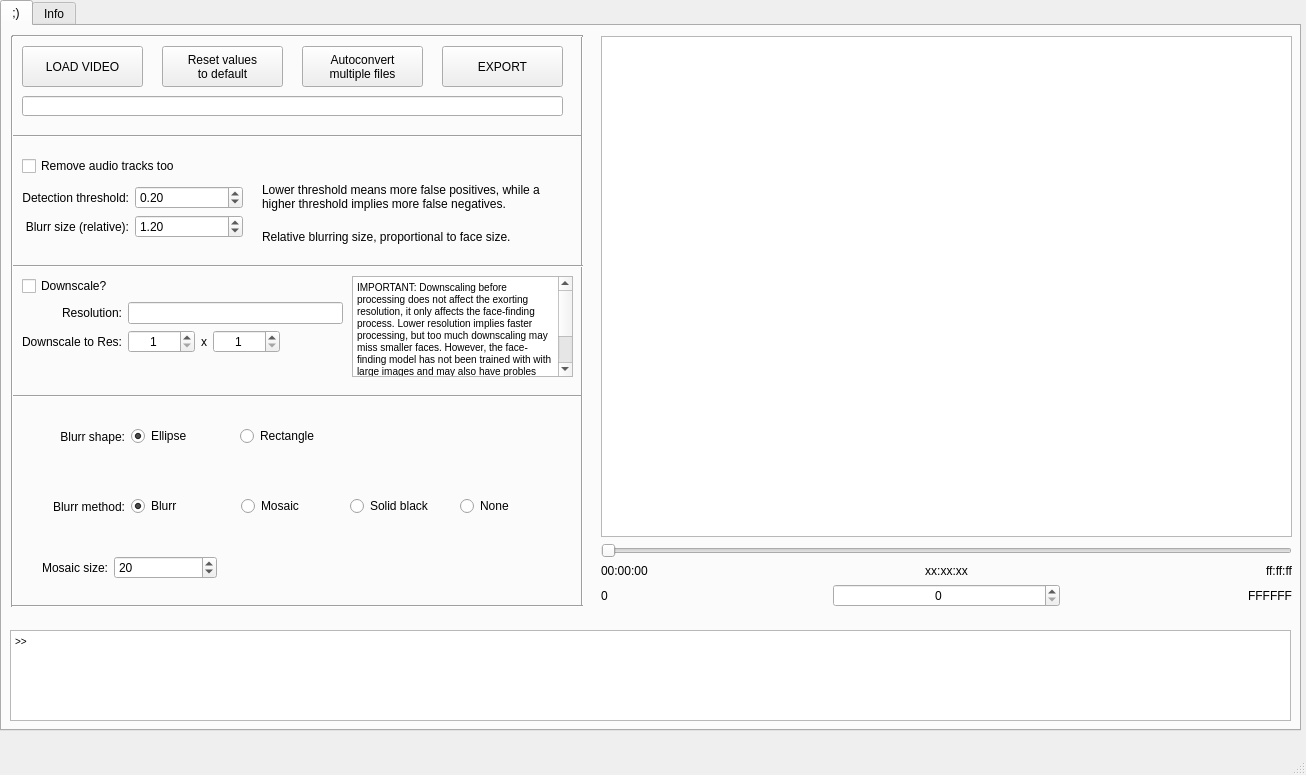
<?xml version="1.0" encoding="UTF-8"?>
<ui version="4.0">
 <class>MainWindow</class>
 <widget class="QMainWindow" name="MainWindow">
  <property name="geometry">
   <rect>
    <x>0</x>
    <y>0</y>
    <width>1306</width>
    <height>775</height>
   </rect>
  </property>
  <property name="windowTitle">
   <string>Deface GUI</string>
  </property>
  <widget class="QWidget" name="centralwidget">
   <widget class="QTabWidget" name="tabWidget">
    <property name="geometry">
     <rect>
      <x>0</x>
      <y>0</y>
      <width>1301</width>
      <height>731</height>
     </rect>
    </property>
    <property name="font">
     <font>
      <stylestrategy>PreferAntialias</stylestrategy>
     </font>
    </property>
    <property name="currentIndex">
     <number>0</number>
    </property>
    <widget class="QWidget" name="tab_0">
     <attribute name="title">
      <string notr="true">;)</string>
     </attribute>
     <widget class="Line" name="line_4">
      <property name="geometry">
       <rect>
        <x>10</x>
        <y>360</y>
        <width>571</width>
        <height>20</height>
       </rect>
      </property>
      <property name="orientation">
       <enum>Qt::Horizontal</enum>
      </property>
     </widget>
     <widget class="QPushButton" name="pushButton_LoadFile">
      <property name="geometry">
       <rect>
        <x>20</x>
        <y>20</y>
        <width>121</width>
        <height>41</height>
       </rect>
      </property>
      <property name="font">
       <font>
        <pointsize>9</pointsize>
        <stylestrategy>PreferAntialias</stylestrategy>
       </font>
      </property>
      <property name="text">
       <string>LOAD VIDEO</string>
      </property>
     </widget>
     <widget class="Line" name="line_2">
      <property name="geometry">
       <rect>
        <x>10</x>
        <y>100</y>
        <width>571</width>
        <height>20</height>
       </rect>
      </property>
      <property name="orientation">
       <enum>Qt::Horizontal</enum>
      </property>
     </widget>
     <widget class="QWidget" name="formLayoutWidget">
      <property name="geometry">
       <rect>
        <x>20</x>
        <y>160</y>
        <width>221</width>
        <height>61</height>
       </rect>
      </property>
      <layout class="QFormLayout" name="FLayout_pagesInfo">
       <property name="labelAlignment">
        <set>Qt::AlignRight|Qt::AlignTrailing|Qt::AlignVCenter</set>
       </property>
       <item row="0" column="0">
        <widget class="QLabel" name="label_DetThresholdText">
         <property name="font">
          <font>
           <pointsize>9</pointsize>
           <stylestrategy>PreferAntialias</stylestrategy>
          </font>
         </property>
         <property name="text">
          <string>Detection threshold:</string>
         </property>
         <property name="alignment">
          <set>Qt::AlignRight|Qt::AlignTrailing|Qt::AlignVCenter</set>
         </property>
        </widget>
       </item>
       <item row="0" column="1">
        <widget class="QDoubleSpinBox" name="doubleSpinBox_DetThreshold">
         <property name="font">
          <font>
           <pointsize>9</pointsize>
           <stylestrategy>PreferAntialias</stylestrategy>
          </font>
         </property>
         <property name="decimals">
          <number>2</number>
         </property>
         <property name="maximum">
          <double>1.000000000000000</double>
         </property>
         <property name="singleStep">
          <double>0.010000000000000</double>
         </property>
         <property name="value">
          <double>0.200000000000000</double>
         </property>
        </widget>
       </item>
       <item row="1" column="0">
        <widget class="QLabel" name="label_BlurrSizeText">
         <property name="font">
          <font>
           <pointsize>9</pointsize>
           <stylestrategy>PreferAntialias</stylestrategy>
          </font>
         </property>
         <property name="text">
          <string>Blurr size (relative):</string>
         </property>
         <property name="scaledContents">
          <bool>false</bool>
         </property>
         <property name="alignment">
          <set>Qt::AlignRight|Qt::AlignTrailing|Qt::AlignVCenter</set>
         </property>
        </widget>
       </item>
       <item row="1" column="1">
        <widget class="QDoubleSpinBox" name="doubleSpinBox_BlurrSize">
         <property name="font">
          <font>
           <pointsize>9</pointsize>
           <stylestrategy>PreferAntialias</stylestrategy>
          </font>
         </property>
         <property name="singleStep">
          <double>0.200000000000000</double>
         </property>
         <property name="value">
          <double>1.200000000000000</double>
         </property>
        </widget>
       </item>
      </layout>
     </widget>
     <widget class="QPushButton" name="pushButton_Export">
      <property name="geometry">
       <rect>
        <x>440</x>
        <y>20</y>
        <width>121</width>
        <height>41</height>
       </rect>
      </property>
      <property name="font">
       <font>
        <pointsize>9</pointsize>
        <stylestrategy>PreferAntialias</stylestrategy>
       </font>
      </property>
      <property name="text">
       <string>EXPORT</string>
      </property>
     </widget>
     <widget class="QLineEdit" name="lineEdit_OpenFile">
      <property name="geometry">
       <rect>
        <x>20</x>
        <y>70</y>
        <width>541</width>
        <height>20</height>
       </rect>
      </property>
      <property name="readOnly">
       <bool>true</bool>
      </property>
     </widget>
     <widget class="Line" name="line">
      <property name="geometry">
       <rect>
        <x>570</x>
        <y>10</y>
        <width>20</width>
        <height>571</height>
       </rect>
      </property>
      <property name="orientation">
       <enum>Qt::Vertical</enum>
      </property>
     </widget>
     <widget class="QWidget" name="horizontalLayoutWidget">
      <property name="geometry">
       <rect>
        <x>20</x>
        <y>380</y>
        <width>321</width>
        <height>61</height>
       </rect>
      </property>
      <layout class="QHBoxLayout" name="horizontalLayout">
       <item>
        <widget class="QLabel" name="label_BlurrShapeText">
         <property name="font">
          <font>
           <pointsize>9</pointsize>
           <stylestrategy>PreferAntialias</stylestrategy>
          </font>
         </property>
         <property name="text">
          <string>Blurr shape:</string>
         </property>
         <property name="alignment">
          <set>Qt::AlignRight|Qt::AlignTrailing|Qt::AlignVCenter</set>
         </property>
        </widget>
       </item>
       <item>
        <widget class="QRadioButton" name="radioButton_BlurrShape_Ellipse">
         <property name="font">
          <font>
           <pointsize>9</pointsize>
           <stylestrategy>PreferAntialias</stylestrategy>
          </font>
         </property>
         <property name="text">
          <string>Ellipse</string>
         </property>
         <property name="checked">
          <bool>true</bool>
         </property>
        </widget>
       </item>
       <item>
        <widget class="QRadioButton" name="radioButton_BlurrShape_Rectangle">
         <property name="font">
          <font>
           <pointsize>9</pointsize>
           <stylestrategy>PreferAntialias</stylestrategy>
          </font>
         </property>
         <property name="text">
          <string>Rectangle</string>
         </property>
         <property name="checked">
          <bool>false</bool>
         </property>
        </widget>
       </item>
      </layout>
     </widget>
     <widget class="QWidget" name="horizontalLayoutWidget_2">
      <property name="geometry">
       <rect>
        <x>20</x>
        <y>450</y>
        <width>541</width>
        <height>61</height>
       </rect>
      </property>
      <layout class="QHBoxLayout" name="horizontalLayout_2">
       <item>
        <widget class="QLabel" name="label_BlurrMethodText">
         <property name="font">
          <font>
           <pointsize>9</pointsize>
           <stylestrategy>PreferAntialias</stylestrategy>
          </font>
         </property>
         <property name="text">
          <string>Blurr method:</string>
         </property>
         <property name="alignment">
          <set>Qt::AlignRight|Qt::AlignTrailing|Qt::AlignVCenter</set>
         </property>
        </widget>
       </item>
       <item>
        <widget class="QRadioButton" name="radioButton_BlurrMethod_Blurr">
         <property name="font">
          <font>
           <pointsize>9</pointsize>
           <stylestrategy>PreferAntialias</stylestrategy>
          </font>
         </property>
         <property name="text">
          <string>Blurr</string>
         </property>
         <property name="checked">
          <bool>true</bool>
         </property>
        </widget>
       </item>
       <item>
        <widget class="QRadioButton" name="radioButton_BlurrMethod_Mosaic">
         <property name="font">
          <font>
           <pointsize>9</pointsize>
           <stylestrategy>PreferAntialias</stylestrategy>
          </font>
         </property>
         <property name="text">
          <string>Mosaic</string>
         </property>
        </widget>
       </item>
       <item>
        <widget class="QRadioButton" name="radioButton_BlurrMethod_Solid">
         <property name="font">
          <font>
           <pointsize>9</pointsize>
           <stylestrategy>PreferAntialias</stylestrategy>
          </font>
         </property>
         <property name="text">
          <string>Solid black</string>
         </property>
        </widget>
       </item>
       <item>
        <widget class="QRadioButton" name="radioButton_BlurrMethod_None">
         <property name="font">
          <font>
           <pointsize>9</pointsize>
           <stylestrategy>PreferAntialias</stylestrategy>
          </font>
         </property>
         <property name="text">
          <string>None</string>
         </property>
        </widget>
       </item>
      </layout>
     </widget>
     <widget class="QWidget" name="formLayoutWidget_2">
      <property name="geometry">
       <rect>
        <x>40</x>
        <y>530</y>
        <width>175</width>
        <height>31</height>
       </rect>
      </property>
      <layout class="QFormLayout" name="FLayout_pagesInfo_2">
       <property name="labelAlignment">
        <set>Qt::AlignRight|Qt::AlignTrailing|Qt::AlignVCenter</set>
       </property>
       <item row="0" column="0">
        <widget class="QLabel" name="label_MosaicSizeText">
         <property name="font">
          <font>
           <pointsize>9</pointsize>
           <stylestrategy>PreferAntialias</stylestrategy>
          </font>
         </property>
         <property name="text">
          <string>Mosaic size:</string>
         </property>
         <property name="alignment">
          <set>Qt::AlignRight|Qt::AlignTrailing|Qt::AlignVCenter</set>
         </property>
        </widget>
       </item>
       <item row="0" column="1">
        <widget class="QSpinBox" name="spinBox_MosaicSize">
         <property name="font">
          <font>
           <pointsize>9</pointsize>
           <stylestrategy>PreferAntialias</stylestrategy>
          </font>
         </property>
         <property name="minimum">
          <number>1</number>
         </property>
         <property name="maximum">
          <number>9999999</number>
         </property>
         <property name="value">
          <number>20</number>
         </property>
        </widget>
       </item>
      </layout>
     </widget>
     <widget class="Line" name="line_3">
      <property name="geometry">
       <rect>
        <x>10</x>
        <y>230</y>
        <width>571</width>
        <height>20</height>
       </rect>
      </property>
      <property name="orientation">
       <enum>Qt::Horizontal</enum>
      </property>
     </widget>
     <widget class="QCheckBox" name="checkBox_RemoveAudioTracks">
      <property name="geometry">
       <rect>
        <x>20</x>
        <y>130</y>
        <width>211</width>
        <height>20</height>
       </rect>
      </property>
      <property name="font">
       <font>
        <pointsize>9</pointsize>
        <stylestrategy>PreferAntialias</stylestrategy>
       </font>
      </property>
      <property name="text">
       <string>Remove audio tracks too</string>
      </property>
     </widget>
     <widget class="QWidget" name="verticalLayoutWidget">
      <property name="geometry">
       <rect>
        <x>599</x>
        <y>10</y>
        <width>691</width>
        <height>571</height>
       </rect>
      </property>
      <layout class="QVBoxLayout" name="verticalLayout">
       <item>
        <widget class="QGraphicsView" name="graphicsView_Preview">
         <property name="sizeAdjustPolicy">
          <enum>QAbstractScrollArea::AdjustToContents</enum>
         </property>
         <property name="sceneRect">
          <rectf>
           <x>0.000000000000000</x>
           <y>0.000000000000000</y>
           <width>559.000000000000000</width>
           <height>480.000000000000000</height>
          </rectf>
         </property>
        </widget>
       </item>
       <item>
        <widget class="QSlider" name="horizontalSlider_Preview">
         <property name="maximum">
          <number>1000</number>
         </property>
         <property name="singleStep">
          <number>1</number>
         </property>
         <property name="pageStep">
          <number>1</number>
         </property>
         <property name="orientation">
          <enum>Qt::Horizontal</enum>
         </property>
        </widget>
       </item>
       <item>
        <layout class="QHBoxLayout" name="horizontalLayout_4">
         <item>
          <widget class="QLabel" name="label_Preview_Start">
           <property name="font">
            <font>
             <pointsize>9</pointsize>
             <stylestrategy>PreferAntialias</stylestrategy>
            </font>
           </property>
           <property name="text">
            <string>00:00:00</string>
           </property>
           <property name="alignment">
            <set>Qt::AlignLeading|Qt::AlignLeft|Qt::AlignVCenter</set>
           </property>
          </widget>
         </item>
         <item>
          <widget class="QLabel" name="label_Preview_Current">
           <property name="font">
            <font>
             <pointsize>9</pointsize>
             <stylestrategy>PreferAntialias</stylestrategy>
            </font>
           </property>
           <property name="text">
            <string>xx:xx:xx</string>
           </property>
           <property name="alignment">
            <set>Qt::AlignCenter</set>
           </property>
          </widget>
         </item>
         <item>
          <widget class="QLabel" name="label_Preview_End">
           <property name="font">
            <font>
             <pointsize>9</pointsize>
             <stylestrategy>PreferAntialias</stylestrategy>
            </font>
           </property>
           <property name="text">
            <string>ff:ff:ff</string>
           </property>
           <property name="alignment">
            <set>Qt::AlignRight|Qt::AlignTrailing|Qt::AlignVCenter</set>
           </property>
          </widget>
         </item>
        </layout>
       </item>
       <item>
        <layout class="QHBoxLayout" name="horizontalLayout_9">
         <item>
          <widget class="QLabel" name="label_Preview_Start_Frame">
           <property name="font">
            <font>
             <pointsize>9</pointsize>
             <stylestrategy>PreferAntialias</stylestrategy>
            </font>
           </property>
           <property name="text">
            <string>0</string>
           </property>
           <property name="alignment">
            <set>Qt::AlignLeading|Qt::AlignLeft|Qt::AlignVCenter</set>
           </property>
          </widget>
         </item>
         <item>
          <widget class="QSpinBox" name="spinBox_Preview_Current_Frame">
           <property name="font">
            <font>
             <pointsize>9</pointsize>
             <stylestrategy>PreferAntialias</stylestrategy>
            </font>
           </property>
           <property name="alignment">
            <set>Qt::AlignCenter</set>
           </property>
           <property name="maximum">
            <number>999999999</number>
           </property>
          </widget>
         </item>
         <item>
          <widget class="QLabel" name="label_Preview_End_Frame">
           <property name="font">
            <font>
             <pointsize>9</pointsize>
             <stylestrategy>PreferAntialias</stylestrategy>
            </font>
           </property>
           <property name="text">
            <string>FFFFFF</string>
           </property>
           <property name="alignment">
            <set>Qt::AlignRight|Qt::AlignTrailing|Qt::AlignVCenter</set>
           </property>
          </widget>
         </item>
        </layout>
       </item>
      </layout>
     </widget>
     <widget class="QPushButton" name="pushButton_ResetValues">
      <property name="geometry">
       <rect>
        <x>160</x>
        <y>20</y>
        <width>121</width>
        <height>41</height>
       </rect>
      </property>
      <property name="font">
       <font>
        <pointsize>9</pointsize>
        <stylestrategy>PreferAntialias</stylestrategy>
       </font>
      </property>
      <property name="text">
       <string>Reset values
to default</string>
      </property>
     </widget>
     <widget class="Line" name="line_5">
      <property name="geometry">
       <rect>
        <x>10</x>
        <y>0</y>
        <width>571</width>
        <height>20</height>
       </rect>
      </property>
      <property name="orientation">
       <enum>Qt::Horizontal</enum>
      </property>
     </widget>
     <widget class="Line" name="line_11">
      <property name="geometry">
       <rect>
        <x>0</x>
        <y>10</y>
        <width>20</width>
        <height>571</height>
       </rect>
      </property>
      <property name="orientation">
       <enum>Qt::Vertical</enum>
      </property>
     </widget>
     <widget class="QWidget" name="formLayoutWidget_5">
      <property name="geometry">
       <rect>
        <x>20</x>
        <y>250</y>
        <width>321</width>
        <height>101</height>
       </rect>
      </property>
      <layout class="QFormLayout" name="FLayout_pagesInfo_5">
       <property name="labelAlignment">
        <set>Qt::AlignRight|Qt::AlignTrailing|Qt::AlignVCenter</set>
       </property>
       <item row="0" column="0">
        <widget class="QCheckBox" name="checkBox_Downscale">
         <property name="font">
          <font>
           <pointsize>9</pointsize>
           <stylestrategy>PreferAntialias</stylestrategy>
          </font>
         </property>
         <property name="text">
          <string>Downscale?</string>
         </property>
        </widget>
       </item>
       <item row="2" column="0">
        <widget class="QLabel" name="label_OriginalResText">
         <property name="font">
          <font>
           <pointsize>9</pointsize>
           <stylestrategy>PreferAntialias</stylestrategy>
          </font>
         </property>
         <property name="text">
          <string>Resolution:</string>
         </property>
         <property name="alignment">
          <set>Qt::AlignRight|Qt::AlignTrailing|Qt::AlignVCenter</set>
         </property>
        </widget>
       </item>
       <item row="2" column="1">
        <widget class="QLineEdit" name="lineEdit_OriginalRes">
         <property name="font">
          <font>
           <pointsize>9</pointsize>
           <stylestrategy>PreferAntialias</stylestrategy>
          </font>
         </property>
         <property name="alignment">
          <set>Qt::AlignCenter</set>
         </property>
         <property name="readOnly">
          <bool>true</bool>
         </property>
        </widget>
       </item>
       <item row="3" column="0">
        <widget class="QLabel" name="label_NewResText">
         <property name="font">
          <font>
           <pointsize>9</pointsize>
           <stylestrategy>PreferAntialias</stylestrategy>
          </font>
         </property>
         <property name="text">
          <string>Downscale to Res:</string>
         </property>
         <property name="scaledContents">
          <bool>false</bool>
         </property>
         <property name="alignment">
          <set>Qt::AlignRight|Qt::AlignTrailing|Qt::AlignVCenter</set>
         </property>
        </widget>
       </item>
       <item row="3" column="1">
        <layout class="QHBoxLayout" name="horizontalLayout_8">
         <item>
          <widget class="QSpinBox" name="spinBox_NewResW">
           <property name="font">
            <font>
             <pointsize>9</pointsize>
             <stylestrategy>PreferAntialias</stylestrategy>
            </font>
           </property>
           <property name="alignment">
            <set>Qt::AlignCenter</set>
           </property>
           <property name="minimum">
            <number>1</number>
           </property>
           <property name="maximum">
            <number>100000</number>
           </property>
          </widget>
         </item>
         <item>
          <widget class="QLabel" name="label_11">
           <property name="font">
            <font>
             <pointsize>9</pointsize>
             <stylestrategy>PreferAntialias</stylestrategy>
            </font>
           </property>
           <property name="text">
            <string>x</string>
           </property>
           <property name="alignment">
            <set>Qt::AlignCenter</set>
           </property>
          </widget>
         </item>
         <item>
          <widget class="QSpinBox" name="spinBox_NewResH">
           <property name="font">
            <font>
             <pointsize>9</pointsize>
             <stylestrategy>PreferAntialias</stylestrategy>
            </font>
           </property>
           <property name="alignment">
            <set>Qt::AlignCenter</set>
           </property>
           <property name="minimum">
            <number>1</number>
           </property>
           <property name="maximum">
            <number>100000</number>
           </property>
          </widget>
         </item>
         <item>
          <spacer name="horizontalSpacer">
           <property name="orientation">
            <enum>Qt::Horizontal</enum>
           </property>
           <property name="sizeHint" stdset="0">
            <size>
             <width>40</width>
             <height>20</height>
            </size>
           </property>
          </spacer>
         </item>
        </layout>
       </item>
      </layout>
     </widget>
     <widget class="Line" name="line_12">
      <property name="geometry">
       <rect>
        <x>10</x>
        <y>570</y>
        <width>571</width>
        <height>20</height>
       </rect>
      </property>
      <property name="orientation">
       <enum>Qt::Horizontal</enum>
      </property>
     </widget>
     <widget class="QTextBrowser" name="textBrowser">
      <property name="geometry">
       <rect>
        <x>350</x>
        <y>250</y>
        <width>221</width>
        <height>101</height>
       </rect>
      </property>
      <property name="html">
       <string>&lt;!DOCTYPE HTML PUBLIC &quot;-//W3C//DTD HTML 4.0//EN&quot; &quot;http://www.w3.org/TR/REC-html40/strict.dtd&quot;&gt;
&lt;html&gt;&lt;head&gt;&lt;meta name=&quot;qrichtext&quot; content=&quot;1&quot; /&gt;&lt;style type=&quot;text/css&quot;&gt;
p, li { white-space: pre-wrap; }
&lt;/style&gt;&lt;/head&gt;&lt;body style=&quot; font-family:'MS Shell Dlg 2'; font-size:7.8pt; font-weight:400; font-style:normal;&quot;&gt;
&lt;p style=&quot; margin-top:0px; margin-bottom:0px; margin-left:0px; margin-right:0px; -qt-block-indent:0; text-indent:0px;&quot;&gt;IMPORTANT: Downscaling before processing does not affect the exorting resolution, it only affects the face-finding process. Lower resolution implies faster processing, but too much downscaling may miss smaller faces. However, the face-finding model has not been trained with with large images and may also have probles processing resolutions bigger than 720p(1280x720). It is important to keep the original aspect ratio, otherwise faces will be distorted and may be missed&lt;/p&gt;&lt;/body&gt;&lt;/html&gt;</string>
      </property>
     </widget>
     <widget class="QLabel" name="label_12">
      <property name="geometry">
       <rect>
        <x>260</x>
        <y>150</y>
        <width>311</width>
        <height>41</height>
       </rect>
      </property>
      <property name="text">
       <string>Lower threshold means more false positives, while a 
higher threshold implies more false negatives.</string>
      </property>
     </widget>
     <widget class="QLabel" name="label_13">
      <property name="geometry">
       <rect>
        <x>260</x>
        <y>190</y>
        <width>311</width>
        <height>41</height>
       </rect>
      </property>
      <property name="text">
       <string>Relative blurring size, proportional to face size.</string>
      </property>
     </widget>
     <widget class="QPushButton" name="pushButton_Export_2">
      <property name="geometry">
       <rect>
        <x>300</x>
        <y>20</y>
        <width>121</width>
        <height>41</height>
       </rect>
      </property>
      <property name="font">
       <font>
        <pointsize>9</pointsize>
        <stylestrategy>PreferAntialias</stylestrategy>
       </font>
      </property>
      <property name="text">
       <string>Autoconvert
multiple files</string>
      </property>
     </widget>
    </widget>
    <widget class="QWidget" name="tab_1">
     <attribute name="title">
      <string>Info</string>
     </attribute>
     <widget class="QTextBrowser" name="textBrowser_4">
      <property name="geometry">
       <rect>
        <x>20</x>
        <y>20</y>
        <width>1131</width>
        <height>661</height>
       </rect>
      </property>
      <property name="html">
       <string notr="true">&lt;!DOCTYPE HTML PUBLIC &quot;-//W3C//DTD HTML 4.0//EN&quot; &quot;http://www.w3.org/TR/REC-html40/strict.dtd&quot;&gt;
&lt;html&gt;&lt;head&gt;&lt;meta name=&quot;qrichtext&quot; content=&quot;1&quot; /&gt;&lt;style type=&quot;text/css&quot;&gt;
p, li { white-space: pre-wrap; }
&lt;/style&gt;&lt;/head&gt;&lt;body style=&quot; font-family:'MS Shell Dlg 2'; font-size:7.8pt; font-weight:400; font-style:normal;&quot;&gt;
&lt;p style=&quot; margin-top:12px; margin-bottom:12px; margin-left:0px; margin-right:0px; -qt-block-indent:0; text-indent:0px;&quot;&gt;&lt;span style=&quot; font-size:14pt; font-weight:600; text-decoration: underline;&quot;&gt;Attributions:&lt;/span&gt;&lt;span style=&quot; font-size:11pt;&quot;&gt;&lt;br /&gt;This program is just a GUI for the command tool deface by xxxxxx. Puedes encontrar más proyectos en [gihub url]&lt;/span&gt;&lt;/p&gt;
&lt;p style=&quot; margin-top:12px; margin-bottom:12px; margin-left:0px; margin-right:0px; -qt-block-indent:0; text-indent:0px;&quot;&gt;&lt;span style=&quot; font-size:14pt;&quot;&gt;&lt;br /&gt;&lt;/span&gt;&lt;span style=&quot; font-size:14pt; font-weight:600; text-decoration: underline;&quot;&gt;Information:&lt;/span&gt;&lt;span style=&quot; font-size:11pt;&quot;&gt;&lt;br /&gt;You may upload a single video or an image. The image on the right shows the conversion of a given image or video frame (that may be changed using the slider), while also showing the face detection confidence.&lt;/span&gt;&lt;/p&gt;
&lt;p style=&quot; margin-top:12px; margin-bottom:12px; margin-left:0px; margin-right:0px; -qt-block-indent:0; text-indent:0px;&quot;&gt;&lt;span style=&quot; font-size:11pt;&quot;&gt;The autoconvert button allows to select a bunch of files and convert them quickly with the default settings.&lt;/span&gt;&lt;/p&gt;
&lt;p style=&quot; margin-top:12px; margin-bottom:12px; margin-left:0px; margin-right:0px; -qt-block-indent:0; text-indent:0px;&quot;&gt;&lt;span style=&quot; font-size:11pt;&quot;&gt;The algorithm looks for faces within each image/frame and dettects them with a given confidence (0-&amp;gt;1). They are blurred only if the confidence is above the chosen threshold. By changing the threshold you may elliminate false negatives (faces not detected as such) while minimising false positives (non-faces dettected as faces).&lt;/span&gt;&lt;/p&gt;
&lt;p style=&quot; margin-top:12px; margin-bottom:12px; margin-left:0px; margin-right:0px; -qt-block-indent:0; text-indent:0px;&quot;&gt;&lt;span style=&quot; font-size:11pt;&quot;&gt;You may donwscale the video before processing to make it faster or correct tome errors. You have the explanation in the textbox next to the option.&lt;/span&gt;&lt;/p&gt;
&lt;p style=&quot; margin-top:12px; margin-bottom:12px; margin-left:0px; margin-right:0px; -qt-block-indent:0; text-indent:0px;&quot;&gt;&lt;span style=&quot; font-size:11pt;&quot;&gt;Blurr method and size may also be chosen. Click export to export the video or images. Video defacing takes a while, so you may see the progress bar on the console window. &lt;/span&gt;&lt;/p&gt;
&lt;p style=&quot; margin-top:12px; margin-bottom:12px; margin-left:0px; margin-right:0px; -qt-block-indent:0; text-indent:0px;&quot;&gt;&lt;span style=&quot; font-size:11pt;&quot;&gt;It is recommended to install [xxxx] so the program uses the graphics card, making it faster.&lt;/span&gt;&lt;/p&gt;
&lt;p style=&quot; margin-top:12px; margin-bottom:12px; margin-left:0px; margin-right:0px; -qt-block-indent:0; text-indent:0px;&quot;&gt;&lt;span style=&quot; font-size:6.6pt;&quot;&gt;&lt;br /&gt;&lt;/span&gt;&lt;/p&gt;&lt;/body&gt;&lt;/html&gt;</string>
      </property>
     </widget>
    </widget>
   </widget>
   <widget class="QTextEdit" name="textEdit_ConsoleOutput">
    <property name="geometry">
     <rect>
      <x>10</x>
      <y>630</y>
      <width>1281</width>
      <height>91</height>
     </rect>
    </property>
    <property name="autoFillBackground">
     <bool>false</bool>
    </property>
    <property name="readOnly">
     <bool>true</bool>
    </property>
    <property name="html">
     <string>&lt;!DOCTYPE HTML PUBLIC &quot;-//W3C//DTD HTML 4.0//EN&quot; &quot;http://www.w3.org/TR/REC-html40/strict.dtd&quot;&gt;
&lt;html&gt;&lt;head&gt;&lt;meta name=&quot;qrichtext&quot; content=&quot;1&quot; /&gt;&lt;style type=&quot;text/css&quot;&gt;
p, li { white-space: pre-wrap; }
&lt;/style&gt;&lt;/head&gt;&lt;body style=&quot; font-family:'MS Shell Dlg 2'; font-size:7.8pt; font-weight:400; font-style:normal;&quot;&gt;
&lt;p style=&quot; margin-top:0px; margin-bottom:0px; margin-left:0px; margin-right:0px; -qt-block-indent:0; text-indent:0px;&quot;&gt;&amp;gt;&amp;gt;&lt;/p&gt;
&lt;p style=&quot;-qt-paragraph-type:empty; margin-top:0px; margin-bottom:0px; margin-left:0px; margin-right:0px; -qt-block-indent:0; text-indent:0px;&quot;&gt;&lt;br /&gt;&lt;/p&gt;&lt;/body&gt;&lt;/html&gt;</string>
    </property>
   </widget>
  </widget>
  <widget class="QMenuBar" name="menubar">
   <property name="geometry">
    <rect>
     <x>0</x>
     <y>0</y>
     <width>1306</width>
     <height>26</height>
    </rect>
   </property>
   <property name="defaultUp">
    <bool>false</bool>
   </property>
  </widget>
  <widget class="QStatusBar" name="statusbar"/>
 </widget>
 <resources/>
 <connections/>
</ui>
